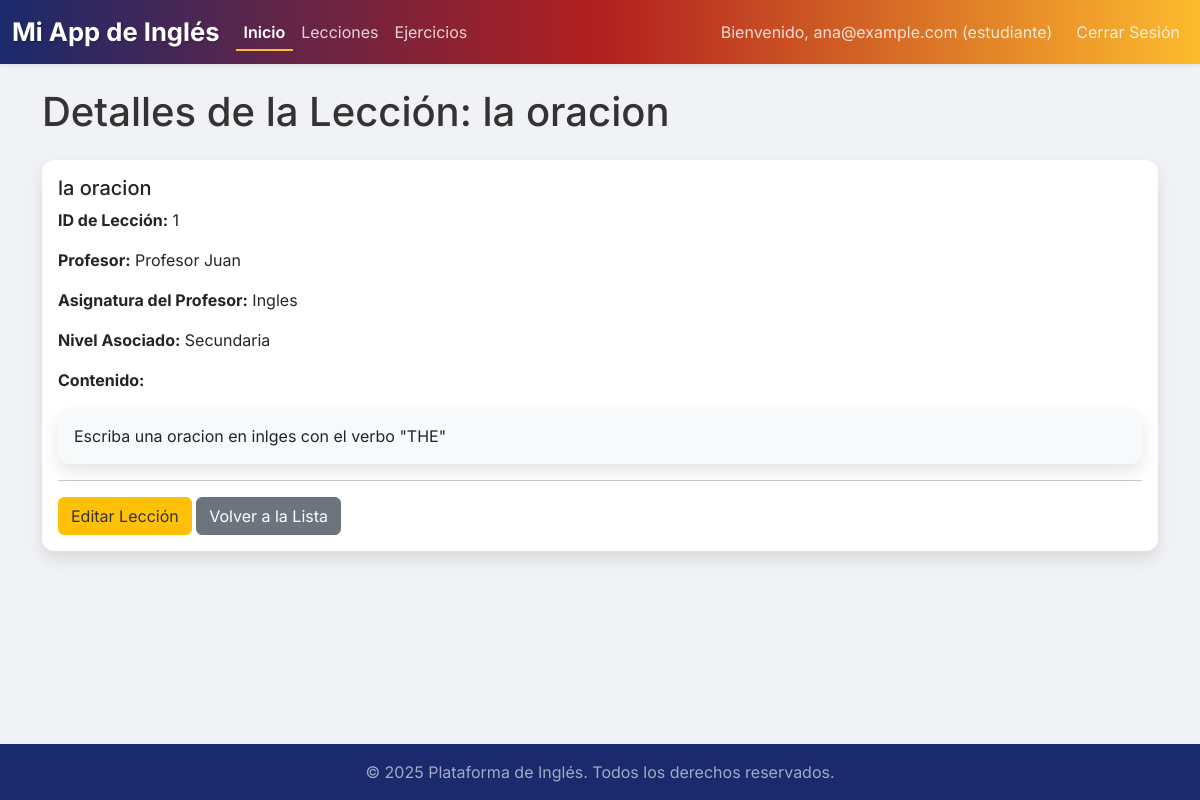
Page /ver_leccion_web/1 (signed in) on the committed database.
### app.py (models this page shows, shortened)
class BaseModel(db.Model):
    __abstract__ = True # Indica que esta clase es abstracta y no se mapeará a una tabla

class Leccion(BaseModel):
    __tablename__ = 'lecciones'
    id_leccion = db.Column(db.Integer, primary_key=True)
    id_profesor = db.Column(db.Integer, db.ForeignKey('profesores.id_profesor', ondelete='CASCADE'), nullable=False)
    titulo = db.Column(db.String(200), nullable=False)
    contenido = db.Column(db.Text, nullable=False)
    video = db.Column(db.String(255), nullable=True) # URL de video
    id_nivel = db.Column(db.Integer, db.ForeignKey('niveles.id_nivel', ondelete='SET NULL'), nullable=True)
    ejercicios = db.relationship('Ejercicio', backref='leccion', lazy=True, cascade="all, delete-orphan")

class Usuario(BaseModel):
    __tablename__ = 'usuarios'
    id_usuario = db.Column(db.Integer, primary_key=True)
    nombre = db.Column(db.String(100), nullable=False)
    email = db.Column(db.String(120), unique=True, nullable=False)
    contrasena_hash = db.Column(db.String(255), nullable=False)
    rol = db.Column(db.String(50), nullable=False) # 'admin', 'profesor', 'estudiante'
    fecha_registro = db.Column(db.DateTime, default=datetime.datetime.now)
    activo = db.Column(db.Boolean, default=True)
    estudiante_rel = db.relationship('Estudiante', backref='usuario', uselist=False, lazy=True, cascade="all, delete-orphan")
    profesor_rel = db.relationship('Profesor', backref='usuario', uselist=False, lazy=True, cascade="all, delete-orphan")

class Profesor(BaseModel):
    __tablename__ = 'profesores'
    id_profesor = db.Column(db.Integer, primary_key=True)
    id_usuario = db.Column(db.Integer, db.ForeignKey('usuarios.id_usuario', ondelete='CASCADE'), unique=True, nullable=False)
    asignatura = db.Column(db.String(100), nullable=False) # Ej: 'Gramática Inglesa', 'Conversación'
    id_nivel = db.Column(db.Integer, db.ForeignKey('niveles.id_nivel'), nullable=True) # Opcional: si el profesor se especializa en un nivel (Aquí no se necesita ondelete si el Nivel no lo tiene)
    lecciones = db.relationship('Leccion', backref='profesor', lazy=True, cascade="all, delete-orphan")

class Nivel(BaseModel):
    __tablename__ = 'niveles'
    id_nivel = db.Column(db.Integer, primary_key=True)
    niveles = db.Column(db.String(80), unique=True, nullable=False)
    estudiantes = db.relationship('Estudiante', backref='nivel_obj', lazy=True)
    profesores = db.relationship('Profesor', backref='nivel_obj', lazy=True)
    lecciones = db.relationship('Leccion', backref='nivel_obj', lazy=True) # Si las lecciones tienen un nivel específico

### app.py (the view)
@app.route('/ver_leccion_web/<int:id_leccion>')
@login_required
def ver_leccion_web(id_leccion):
    leccion = Leccion.query.get_or_404(id_leccion)
    return render_template('ver_leccion.html', leccion=leccion)

### app.py (called while the page is built)
def login_required(f):
    @wraps(f)
    def decorated_function(*args, **kwargs):
        if 'user_id' not in session:
            flash('Necesitas iniciar sesión para acceder a esta página.', 'warning')
            return redirect(url_for('login'))
        return f(*args, **kwargs)
    return decorated_function

### templates/ver_leccion.html (shortened to what this page needs)
{% extends "base.html" %}
{% block content %}
    <h1 class="mb-4">Detalles de la Lección: {{ leccion.titulo }}</h1>
    <div class="card">
        <div class="card-body">
            <h5 class="card-title">{{ leccion.titulo }}</h5>
            <p class="card-text"><strong>ID de Lección:</strong> {{ leccion.id_leccion }}</p>
            <p class="card-text"><strong>Profesor:</strong> {{ leccion.profesor.usuario.nombre if leccion.profesor and leccion.profesor.usuario else 'N/A' }}</p>
            <p class="card-text"><strong>Asignatura del Profesor:</strong> {{ leccion.profesor.asignatura if leccion.profesor else 'N/A' }}</p>
            <p class="card-text"><strong>Nivel Asociado:</strong> {{ leccion.nivel_obj.niveles if leccion.nivel_obj else 'Ninguno' }}</p>
            <p class="card-text"><strong>Contenido:</strong></p>
            <div class="card p-3 mb-3 bg-light">{{ leccion.contenido }}</div>
            <hr>
            <a href="{{ url_for('editar_leccion_web', id_leccion=leccion.id_leccion) }}" class="btn btn-warning">Editar Lección</a>
            <a href="{{ url_for('lecciones_web') }}" class="btn btn-secondary">Volver a la Lista</a>
        </div>
    </div>
{% endblock %}

### static/css/style.css (style rules this page uses)
body { font-family: 'Inter', sans-serif; background-color: #f0f2f5; color: #333; min-height: 100vh; display: flex; flex-direction: column; }
.card { border: none; border-radius: 0.75rem; box-shadow: 0 0.5rem 1rem rgba(0, 0, 0, 0.1); transition: transform 0.2s ease-in-out; }
.btn-warning { background-color: #ffc107; border-color: #ffc107; color: #333; }
.btn-secondary { background-color: #6c757d; border-color: #6c757d; }

### rows in the picture
Leccion: titulo "la oracion", id_leccion "1", contenido "Escriba una oracion en inlges con el verbo \"THE\""
Usuario: profesor.usuario "Profesor Juan"
Profesor: profesor "Ingles"
Nivel: nivel_obj "Secundaria"

### other values in the picture
{{ session.get('user_email') }} "ana@example.com"
{{ session.get('user_rol') }} "estudiante"
